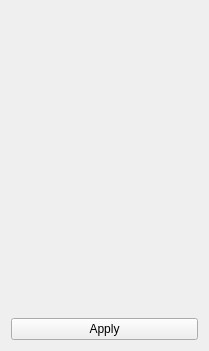
<?xml version="1.0" encoding="UTF-8"?>
<ui version="4.0">
 <class>ReprojectWidget</class>
 <widget class="QWidget" name="ReprojectWidget">
  <property name="geometry">
   <rect>
    <x>0</x>
    <y>0</y>
    <width>209</width>
    <height>351</height>
   </rect>
  </property>
  <property name="windowTitle">
   <string>Form</string>
  </property>
  <layout class="QVBoxLayout" name="verticalLayout">
   <item>
    <widget class="SRSPicker" name="srsPicker" native="true">
     <property name="sizePolicy">
      <sizepolicy hsizetype="Expanding" vsizetype="Preferred">
       <horstretch>0</horstretch>
       <verstretch>0</verstretch>
      </sizepolicy>
     </property>
    </widget>
   </item>
   <item>
    <spacer name="verticalSpacer">
     <property name="orientation">
      <enum>Qt::Vertical</enum>
     </property>
     <property name="sizeHint" stdset="0">
      <size>
       <width>20</width>
       <height>317</height>
      </size>
     </property>
    </spacer>
   </item>
   <item>
    <widget class="QPushButton" name="applyButton">
     <property name="text">
      <string>Apply</string>
     </property>
     <property name="iconSize">
      <size>
       <width>24</width>
       <height>24</height>
      </size>
     </property>
    </widget>
   </item>
  </layout>
 </widget>
 <customwidgets>
  <customwidget>
   <class>SRSPicker</class>
   <extends>QWidget</extends>
   <header location="global">srspicker.h</header>
   <container>1</container>
  </customwidget>
 </customwidgets>
 <resources/>
 <connections/>
</ui>
